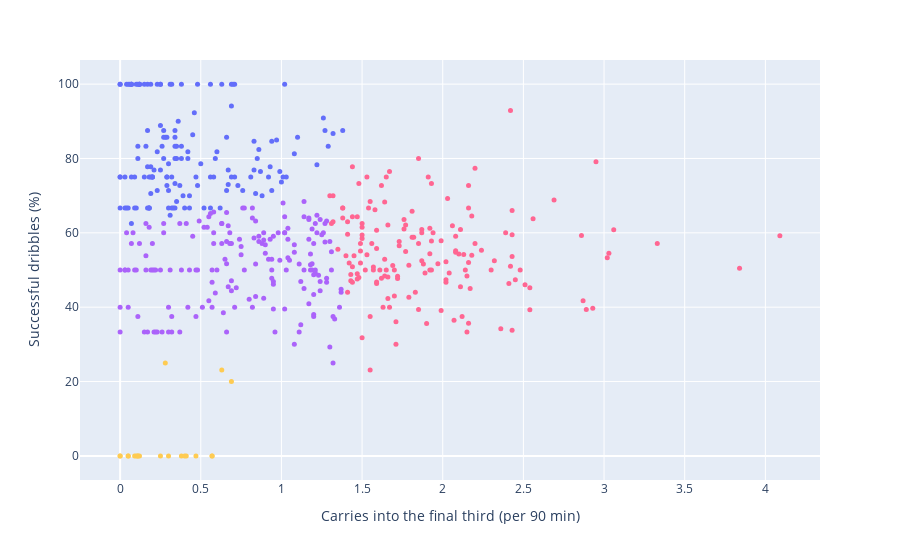

Notebook cell for this chart:
### Code cell
fig = px.scatter(data_frame=fullback_all,x='Car3rd',y='DriSucc%',
                color=labels,hover_name='Player',
                hover_data=['Squad','Comp','Nation'],
                color_continuous_scale=px.colors.qualitative.Plotly,
                labels={
                    'Car3rd':'Carries into the final third (per 90 min)',
                    'DriSucc%':'Successful dribbles (%)'
                })

fig.update_traces(marker={'size':5})
fig.update(layout_coloraxis_showscale=False)

fig.show()

### Figure 1 — Plotly figure (JSON) as saved in the notebook; plotly's stock layout.template omitted (floating-point values rounded to 4 significant figures; data arrays with more than 128 entries replaced by an {"elided": "..."} marker saying what was removed)
{"data": [{"customdata": {"elided": "498x3 str values"}, "hovertemplate": "<b>%{hovertext}</b><br><br>Carries into the final third (per 90 min)=%{x}<br>Successful dribbles (%)=%{y}<br>Squad=%{customdata[0]}<br>Comp=%{customdata[1]}<br>Nation=%{customdata[2]}<br>color=%{marker.color}<extra></extra>", "hovertext": {"elided": "498 str values"}, "legendgroup": "", "marker": {"color": {"elided": "498 int values"}, "coloraxis": "coloraxis", "size": 5, "symbol": "circle"}, "mode": "markers", "name": "", "orientation": "v", "showlegend": false, "type": "scatter", "x": {"elided": "498 float values"}, "xaxis": "x", "y": {"elided": "498 float values"}, "yaxis": "y"}], "layout": {"coloraxis": {"colorbar": {"title": {"text": "color"}}, "colorscale": [[0, "#636EFA"], [0.1111, "#EF553B"], [0.2222, "#00CC96"], [0.3333, "#AB63FA"], [0.4444, "#FFA15A"], [0.5556, "#19D3F3"], [0.6667, "#FF6692"], [0.7778, "#B6E880"], [0.8889, "#FF97FF"], [1, "#FECB52"]], "showscale": false}, "legend": {"tracegroupgap": 0}, "margin": {"t": 60}, "xaxis": {"anchor": "y", "domain": [0, 1], "title": {"text": "Carries into the final third (per 90 min)"}}, "yaxis": {"anchor": "x", "domain": [0, 1], "title": {"text": "Successful dribbles (%)"}}}}
